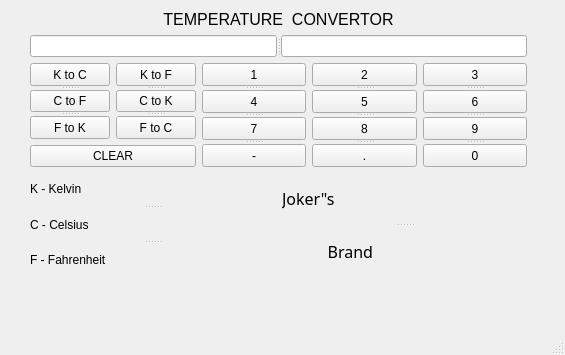
<?xml version="1.0" encoding="UTF-8"?>
<ui version="4.0">
 <class>MainWindow</class>
 <widget class="QMainWindow" name="MainWindow">
  <property name="geometry">
   <rect>
    <x>0</x>
    <y>0</y>
    <width>565</width>
    <height>355</height>
   </rect>
  </property>
  <property name="windowTitle">
   <string>MainWindow</string>
  </property>
  <widget class="QWidget" name="centralwidget">
   <widget class="QWidget" name="verticalLayoutWidget">
    <property name="geometry">
     <rect>
      <x>30</x>
      <y>10</y>
      <width>497</width>
      <height>266</height>
     </rect>
    </property>
    <layout class="QVBoxLayout" name="verticalLayout">
     <item>
      <widget class="QLabel" name="label">
       <property name="font">
        <font>
         <pointsize>12</pointsize>
        </font>
       </property>
       <property name="text">
        <string>TEMPERATURE  CONVERTOR</string>
       </property>
       <property name="alignment">
        <set>Qt::AlignCenter</set>
       </property>
      </widget>
     </item>
     <item>
      <widget class="QSplitter" name="splitter_4">
       <property name="orientation">
        <enum>Qt::Horizontal</enum>
       </property>
       <widget class="QLineEdit" name="input_field"/>
       <widget class="QLineEdit" name="result_field"/>
      </widget>
     </item>
     <item>
      <layout class="QHBoxLayout" name="horizontalLayout">
       <item>
        <layout class="QVBoxLayout" name="verticalLayout_2">
         <item>
          <layout class="QHBoxLayout" name="horizontalLayout_2">
           <item>
            <widget class="QSplitter" name="splitter_6">
             <property name="orientation">
              <enum>Qt::Vertical</enum>
             </property>
             <widget class="QPushButton" name="ktoc_btn">
              <property name="text">
               <string>K to C</string>
              </property>
             </widget>
             <widget class="QPushButton" name="ctof_btn">
              <property name="text">
               <string>C to F</string>
              </property>
             </widget>
             <widget class="QPushButton" name="ftok_btn">
              <property name="text">
               <string>F to K</string>
              </property>
             </widget>
            </widget>
           </item>
           <item>
            <widget class="QSplitter" name="splitter_5">
             <property name="orientation">
              <enum>Qt::Vertical</enum>
             </property>
             <widget class="QPushButton" name="ktof_btn">
              <property name="text">
               <string>K to F</string>
              </property>
             </widget>
             <widget class="QPushButton" name="ctok_btn">
              <property name="text">
               <string>C to K</string>
              </property>
             </widget>
             <widget class="QPushButton" name="ftoc_btn">
              <property name="text">
               <string>F to C</string>
              </property>
             </widget>
            </widget>
           </item>
          </layout>
         </item>
         <item>
          <widget class="QPushButton" name="clear_btn">
           <property name="text">
            <string>CLEAR</string>
           </property>
          </widget>
         </item>
        </layout>
       </item>
       <item>
        <widget class="QSplitter" name="splitter">
         <property name="orientation">
          <enum>Qt::Vertical</enum>
         </property>
         <widget class="QPushButton" name="one_btn">
          <property name="text">
           <string>1</string>
          </property>
         </widget>
         <widget class="QPushButton" name="four_btn">
          <property name="text">
           <string>4</string>
          </property>
         </widget>
         <widget class="QPushButton" name="seven_btn">
          <property name="text">
           <string>7</string>
          </property>
         </widget>
         <widget class="QPushButton" name="minus_btn">
          <property name="text">
           <string>-</string>
          </property>
         </widget>
        </widget>
       </item>
       <item>
        <widget class="QSplitter" name="splitter_2">
         <property name="orientation">
          <enum>Qt::Vertical</enum>
         </property>
         <widget class="QPushButton" name="two_btn">
          <property name="text">
           <string>2</string>
          </property>
         </widget>
         <widget class="QPushButton" name="five_btn">
          <property name="text">
           <string>5</string>
          </property>
         </widget>
         <widget class="QPushButton" name="eight_btn">
          <property name="text">
           <string>8</string>
          </property>
         </widget>
         <widget class="QPushButton" name="dot_btn">
          <property name="text">
           <string>.</string>
          </property>
         </widget>
        </widget>
       </item>
       <item>
        <widget class="QSplitter" name="splitter_3">
         <property name="orientation">
          <enum>Qt::Vertical</enum>
         </property>
         <widget class="QPushButton" name="three_btn">
          <property name="text">
           <string>3</string>
          </property>
         </widget>
         <widget class="QPushButton" name="six_btn">
          <property name="text">
           <string>6</string>
          </property>
         </widget>
         <widget class="QPushButton" name="nine_btn">
          <property name="text">
           <string>9</string>
          </property>
         </widget>
         <widget class="QPushButton" name="zero_btn">
          <property name="text">
           <string>0</string>
          </property>
         </widget>
        </widget>
       </item>
      </layout>
     </item>
     <item>
      <layout class="QHBoxLayout" name="horizontalLayout_3">
       <item>
        <widget class="QSplitter" name="splitter_7">
         <property name="orientation">
          <enum>Qt::Vertical</enum>
         </property>
         <widget class="QLabel" name="label_2">
          <property name="font">
           <font>
            <pointsize>9</pointsize>
           </font>
          </property>
          <property name="text">
           <string>K - Kelvin</string>
          </property>
         </widget>
         <widget class="QLabel" name="label_3">
          <property name="font">
           <font>
            <pointsize>9</pointsize>
           </font>
          </property>
          <property name="text">
           <string>C - Celsius</string>
          </property>
         </widget>
         <widget class="QLabel" name="label_4">
          <property name="font">
           <font>
            <pointsize>9</pointsize>
           </font>
          </property>
          <property name="text">
           <string>F - Fahrenheit</string>
          </property>
         </widget>
        </widget>
       </item>
       <item>
        <widget class="QSplitter" name="splitter_8">
         <property name="orientation">
          <enum>Qt::Vertical</enum>
         </property>
         <widget class="QLabel" name="label_5">
          <property name="font">
           <font>
            <family>Jokerman</family>
            <pointsize>12</pointsize>
           </font>
          </property>
          <property name="text">
           <string>Joker&quot;s</string>
          </property>
         </widget>
         <widget class="QLabel" name="label_6">
          <property name="font">
           <font>
            <family>Jokerman</family>
            <pointsize>12</pointsize>
           </font>
          </property>
          <property name="text">
           <string>           Brand</string>
          </property>
         </widget>
        </widget>
       </item>
      </layout>
     </item>
    </layout>
   </widget>
  </widget>
  <widget class="QMenuBar" name="menubar">
   <property name="geometry">
    <rect>
     <x>0</x>
     <y>0</y>
     <width>565</width>
     <height>26</height>
    </rect>
   </property>
  </widget>
  <widget class="QStatusBar" name="statusbar"/>
 </widget>
 <resources/>
 <connections/>
</ui>
